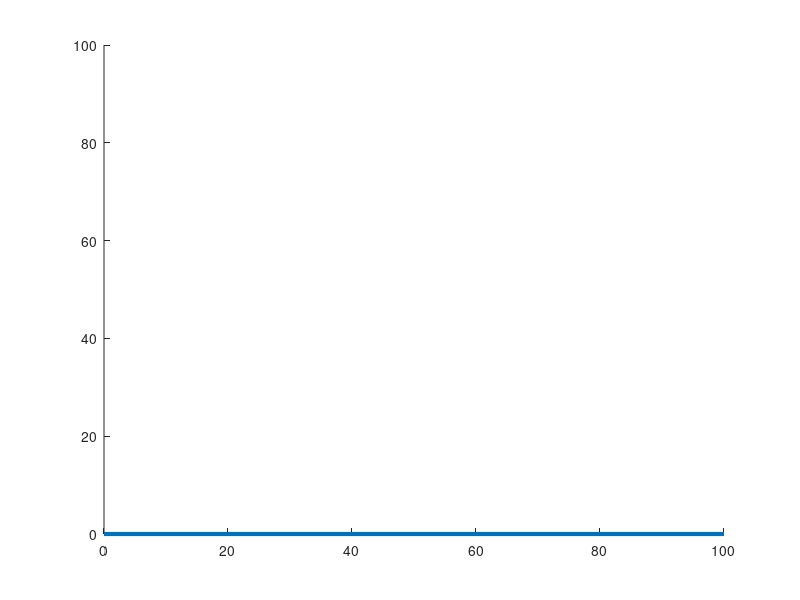

MATLAB code to generate this figure: (Note: this script raises an error after producing the figure.)
%clear existing windows
close all; hold on;

%workspace dimensions
xMax = 100;
yMax = 100;
axis([0 xMax 0 yMax])

%robot
base = [0,0];
link1Length = 70; link2Length = 30;
link1maxAngle = 90; link2maxAngle = 360; step = 1;

%init robot laying on bottom of workspace
link1Start = base;  link1End = [link1Start(1)+link1Length,0];
link2Start = [link1End(1),0];  link2End = [link2Start(1)+link2Length,0];

%MATLAB line has a strange coordinate format:
%line([x1, x2], [y1, y2])
link1 = line([link1Start(1), link1End(1)], [link1Start(2), link1End(2)], 'LineWidth', 3);
link2 = line([link2Start(1), link2End(1)], [link2Start(2), link2End(2)], 'LineWidth', 3);

%place random obstacles
obstacle1 = generateObstacle(xMax, yMax);
obstacle2 = generateObstacle(xMax, yMax);
obstacle3 = generateObstacle(xMax, yMax);
obstacle4 = generateObstacle(xMax, yMax);
%pack the obstacle positions to reduce get/set overhead later
obstaclePositions = [get(obstacle1, 'Position'); get(obstacle2, 'Position');
    get(obstacle3, 'Position'); get(obstacle4, 'Position')]; 

%move robot and record collisions
collisionData = zeros(link1maxAngle, link2maxAngle);
circle1 = circle(link1);
circle2 = circle(link2);
hp1 = plot(circle1(1,:), circle1(2,:));
hp2 = plot(circle2(1,:), circle2(2,:));
set(hp1, 'XDataSource', 'circle1(1,:)')
set(hp1, 'YDataSource', 'circle1(2,:)')
set(hp2, 'XDataSource', 'circle2(1,:)')
set(hp2, 'YDataSource', 'circle2(2,:)')
linkdata on
tic;
for i = 1:step:link1maxAngle
rotateLink(link1, step);
updateJoint(link1, link2);
circle1 = circle(link1);
circle2 = circle(link2);
refreshdata
drawnow
isCollided = collisionRadial(circle1, obstaclePositions);
if(not(isCollided))
    for j = 1:step:link2maxAngle
        rotateLink(link2, step);
        isCollided = collisionRadial(circle2, obstaclePositions);
        if(isCollided)
            collisionData(i,j) = 1;
            isCollided=0;
        end
    end
else %don't test link2 if link1 collided
    collisionData(i,:) = 1;
end
end
toc

%plot configuration space
figure;
axis([0 link1maxAngle 0 link2maxAngle])
contourf(collisionData')
colormap(1-gray)
xlabel('angle link 1'); ylabel('angle link 2');

